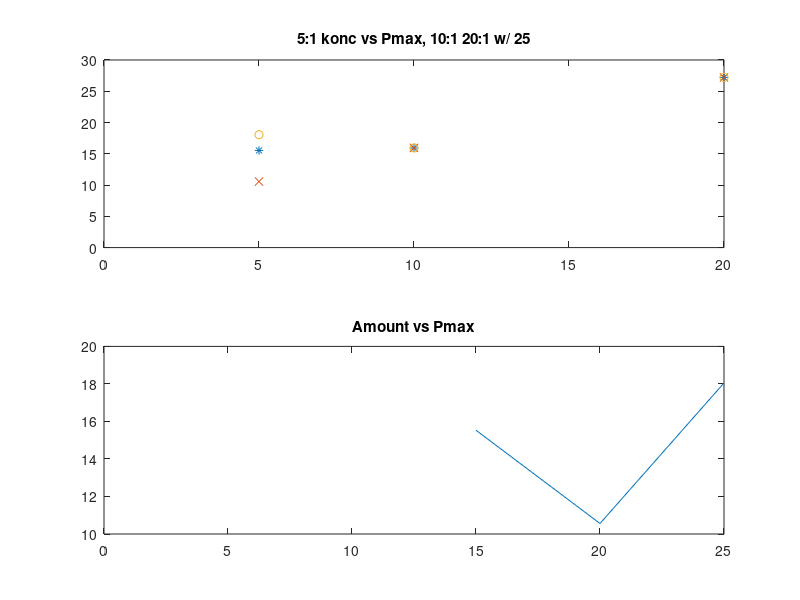

MATLAB code for this plot:
clear
close all

konc = 1:1:20;
corn_am = [0 5 10 15 20 25];
am_51 = [NaN NaN NaN 15.53 10.56 18.05];

pmax15 = zeros(1, 20);
for i=1:20
    pmax15(i) = NaN;
end

pmax15(5) = 15.53;  %fel?: 20.41
pmax15(10) = 15.94;
pmax15(20) = 27.21;

pmax20 = pmax15;
pmax20(5) = 10.56;

pmax25 = pmax15;
pmax25(5) = 18.05;

figure
subplot(2, 1, 1)
plot(konc, pmax15, '*', konc, pmax20, 'x', konc, pmax25, 'o')
xlim([0 20])
ylim([0 30])
title('5:1 konc vs Pmax, 10:1 20:1 w/ 25')
subplot(2, 1, 2)
plot(corn_am, am_51)
title('Amount vs Pmax')